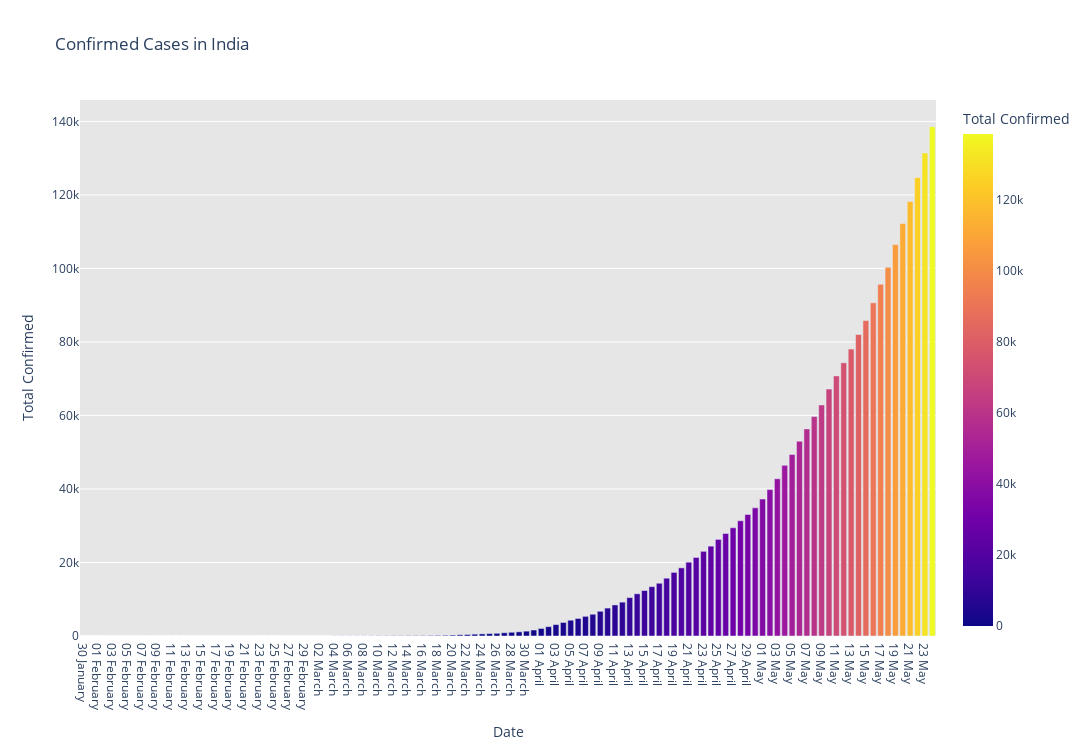

Notebook code for this chart:
### Markdown cell above
## 2.1 Cumulative cases in India, USA, Russia, UK, Spain, Italy

### Code cell
# Cumulation cases in India
fig = px.bar(dbd_India, x="Date", y="Total Confirmed", color='Total Confirmed', orientation='v', height=750, width= 1500, title='Confirmed Cases in India', color_discrete_sequence = px.colors.cyclical.IceFire)

fig.update_layout(plot_bgcolor='rgb(230, 230, 230)')
fig.show()

### Figure 1 — Plotly figure (JSON) as saved in the notebook; plotly's stock layout.template omitted (floating-point values rounded to 4 significant figures)
{"data": [{"alignmentgroup": "True", "hovertemplate": "Date=%{x}<br>Total Confirmed=%{marker.color}<extra></extra>", "legendgroup": "", "marker": {"color": [1, 1, 1, 2, 3, 3, 3, 3, 3, 3, 3, 3, 3, 3, 3, 3, 3, 3, 3, 3, 3, 3, 3, 3, 3, 3, 3, 3, 3, 3, 3, 3, 5, 6, 28, 30, 31, 34, 39, 48, 63, 71, 81, 91, 102, 112, 126, 146, 171, 198, 256, 334, 403, 497, 571, 657, 730, 883, 1019, 1139, 1326, 1635, 2059, 2545, 3105, 3684, 4293, 4777, 5350, 5915, 6728, 7599, 8453, 9211, 10454, 11485, 12371, 13432, 14354, 15725, 17305, 18544, 20081, 21373, 23040, 24448, 26283, 27890, 29458, 31360, 33065, 34866, 37262, 39826, 42778, 46434, 49405, 53007, 56351, 59690, 62865, 67176, 70768, 74330, 78056, 82047, 85855, 90649, 95698, 100326, 106480, 112200, 118223, 124759, 131422, 138535], "coloraxis": "coloraxis"}, "name": "", "offsetgroup": "", "orientation": "v", "showlegend": false, "textposition": "auto", "type": "bar", "x": ["30 January ", "31 January ", "01 February ", "02 February ", "03 February ", "04 February ", "05 February ", "06 February ", "07 February ", "08 February ", "09 February ", "10 February ", "11 February ", "12 February ", "13 February ", "14 February ", "15 February ", "16 February ", "17 February ", "18 February ", "19 February ", "20 February ", "21 February ", "22 February ", "23 February ", "24 February ", "25 February ", "26 February ", "27 February ", "28 February ", "29 February ", "01 March ", "02 March ", "03 March ", "04 March ", "05 March ", "06 March ", "07 March ", "08 March ", "09 March ", "10 March ", "11 March ", "12 March ", "13 March ", "14 March ", "15 March ", "16 March ", "17 March ", "18 March ", "19 March ", "20 March ", "21 March ", "22 March ", "23 March ", "24 March ", "25 March ", "26 March ", "27 March ", "28 March ", "29 March ", "30 March ", "31 March ", "01 April ", "02 April ", "03 April ", "04 April ", "05 April ", "06 April ", "07 April ", "08 April ", "09 April ", "10 April ", "11 April ", "12 April ", "13 April ", "14 April ", "15 April ", "16 April ", "17 April ", "18 April ", "19 April ", "20 April ", "21 April ", "22 April ", "23 April ", "24 April ", "25 April ", "26 April ", "27 April ", "28 April ", "29 April ", "30 April ", "01 May ", "02 May ", "03 May ", "04 May ", "05 May ", "06 May ", "07 May ", "08 May ", "09 May ", "10 May ", "11 May ", "12 May ", "13 May ", "14 May ", "15 May ", "16 May ", "17 May ", "18 May ", "19 May ", "20 May ", "21 May ", "22 May ", "23 May ", "24 May "], "xaxis": "x", "y": [1, 1, 1, 2, 3, 3, 3, 3, 3, 3, 3, 3, 3, 3, 3, 3, 3, 3, 3, 3, 3, 3, 3, 3, 3, 3, 3, 3, 3, 3, 3, 3, 5, 6, 28, 30, 31, 34, 39, 48, 63, 71, 81, 91, 102, 112, 126, 146, 171, 198, 256, 334, 403, 497, 571, 657, 730, 883, 1019, 1139, 1326, 1635, 2059, 2545, 3105, 3684, 4293, 4777, 5350, 5915, 6728, 7599, 8453, 9211, 10454, 11485, 12371, 13432, 14354, 15725, 17305, 18544, 20081, 21373, 23040, 24448, 26283, 27890, 29458, 31360, 33065, 34866, 37262, 39826, 42778, 46434, 49405, 53007, 56351, 59690, 62865, 67176, 70768, 74330, 78056, 82047, 85855, 90649, 95698, 100326, 106480, 112200, 118223, 124759, 131422, 138535], "yaxis": "y"}], "layout": {"barmode": "relative", "coloraxis": {"colorbar": {"title": {"text": "Total Confirmed"}}, "colorscale": [[0, "#0d0887"], [0.1111, "#46039f"], [0.2222, "#7201a8"], [0.3333, "#9c179e"], [0.4444, "#bd3786"], [0.5556, "#d8576b"], [0.6667, "#ed7953"], [0.7778, "#fb9f3a"], [0.8889, "#fdca26"], [1, "#f0f921"]]}, "height": 750, "legend": {"tracegroupgap": 0}, "plot_bgcolor": "rgb(230, 230, 230)", "title": {"text": "Confirmed Cases in India"}, "width": 1500, "xaxis": {"anchor": "y", "domain": [0, 1], "title": {"text": "Date"}}, "yaxis": {"anchor": "x", "domain": [0, 1], "title": {"text": "Total Confirmed"}}}}
